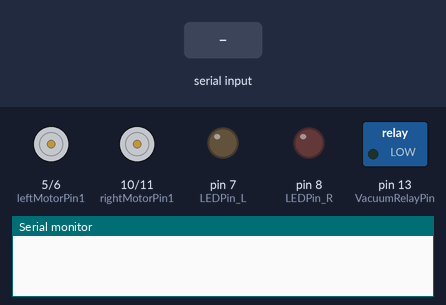
A sketch run on a simulated Arduino Uno, built with avr-gcc and run on an emulated ATmega328P. Shown: motor-driver pin pairs drawn as motors (green arrow = first pin HIGH = forward, orange = second pin HIGH = backward, longer = more drive), switched loads named in the sketch (green lamp = pin HIGH), output pins drawn as LEDs (lit = HIGH), the last lines printed to the serial monitor. The inputs (shaded band) are chosen by the test bench.

Above: at 1.2 s.
1.3 s: "Left\n" received over Serial
At 2.5 s:
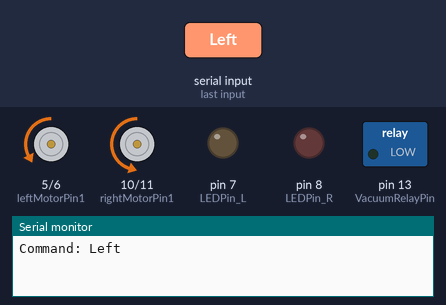
2.8 s: "Back\n" received over Serial
At 3.8 s:
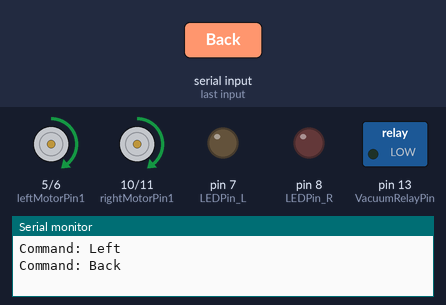
4.3 s: "VacuumOn\n" received over Serial
At 5.0 s:
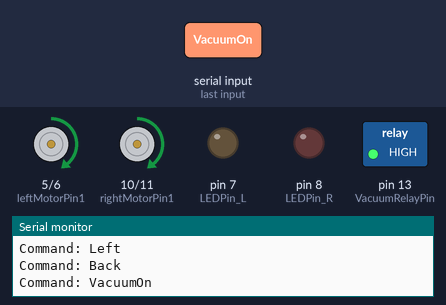
5.8 s: "Right\n" received over Serial
At 6.1 s:
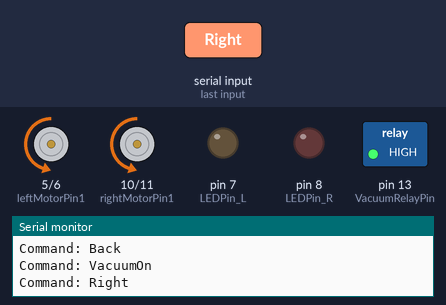
7.3 s: "Stop\n" received over Serial
At 8.4 s:
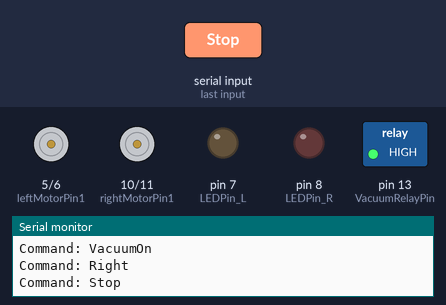
8.8 s: "BigLeft\n" received over Serial
At 10.0 s:
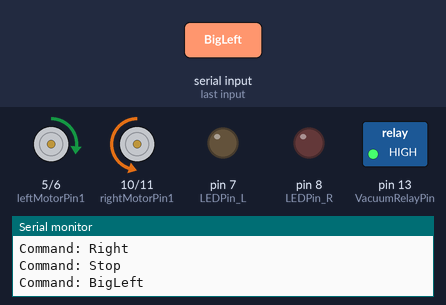
Timing chart, 0 to 11.8 s (numbered marks = the images above; inputs shaded):
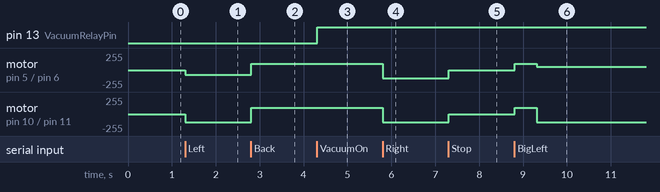

The sketch:

MotorControlPro.ino
```cpp
String command;

#define LEDPin_L 7
#define LEDPin_R 8
#define leftMotorPin1  5   //左正
#define leftMotorPin2  6   //左負
#define rightMotorPin1  10  //右負
#define rightMotorPin2  11  //右正
#define VacuumRelayPin 13
#define LEDPin 12

#include "MoveFunction.h"
#include "UltraSensor.h"

#define trigPinR A0    // 超音波感測器 Trig腳接 Arduino pin 11
#define echoPinR A1    //超音波感測器 Echo 腳接 Arduino pin 12
#define trigPinF A2
#define echoPinF A3
#define trigPinRB A4
#define echoPinRB A5

// int speakerpin = 7;  //蜂鳴器 + 腳接 Arduino pin 7
// long duration, cm ;  //宣告計算距離時，需要用到的兩個實數
double distanceR, distanceF, distanceRB;


void setup() {
  Serial.begin(9600);
  pinMode(LEDPin_L, OUTPUT);
  pinMode(LEDPin_R, OUTPUT);
  // 將馬達控制引腳設置為輸出
  pinMode(leftMotorPin1, OUTPUT);
  pinMode(leftMotorPin2, OUTPUT);
  pinMode(rightMotorPin1, OUTPUT);
  pinMode(rightMotorPin2, OUTPUT);
  pinMode(VacuumRelayPin, OUTPUT);
  // digitalWrite(LEDPin_L, HIGH);
  // digitalWrite(LEDPin_R, HIGH);
  // delay(2000);
  // digitalWrite(LEDPin_L, LOW);
  // digitalWrite(LEDPin_R, LOW);

  //超音波感測器
  pinMode(trigPinR, OUTPUT);      //Arduino 對外啟動距離感測器Trig腳，射出超音波
  pinMode(echoPinR, INPUT);       //超音波被障礙物反射後，Arduino讀取感測器Echo腳的時間差
  // pinMode(speakerpin, OUTPUT);   //Arduino對蜂鳴器送出電壓，使其鳴叫

  pinMode(trigPinF, OUTPUT);      //Arduino 對外啟動距離感測器Trig腳，射出超音波
  pinMode(echoPinF, INPUT);       //超音波被障礙物反射後，Arduino讀取感測器Echo腳的時間差
  // pinMode(speakerpin, OUTPUT);   //Arduino對蜂鳴器送出電壓，使其鳴叫

  pinMode(trigPinRB, OUTPUT);      //Arduino 對外啟動距離感測器Trig腳，射出超音波
  pinMode(echoPinRB, INPUT);
  //Serial.println("Type Command (white, blue, red, all, off)");
  // Frontward();
  // delay(3000);
  // BigTurnRight();
  // delay(2000);
  // Stop();
  // delay(500);
}

bool FrontTurnflag = false;
void loop() {
  // Frontward();
  // TurnRight();
  // Serial.println("Type Command (white, blue, red, all, off)");

  // //現在由arduino 控制向右走了
  // distanceR = getDistance(trigPinR, echoPinR);
  // distanceF = getDistance(trigPinF, echoPinF);
  // distanceRB = getDistance(trigPinRB, echoPinRB);
  // Frontward();
  // // if (distanceF < 30) {
  // //     // Backward();
  // //     // delay(1200);
  // //     BigTurnLeft();
  // //     // delay(1000);
  // // }

  // //distanceR-distanceRB


  // // while(distanceF>90 && distanceR>60){
  // //   // Frontward();
  // //   // delay(600)
  // //   distanceR = getDistance(trigPinR, echoPinR);
  // //   distanceF = getDistance(trigPinF, echoPinF);
  // //   TurnRight(0, 250, 0, 200);
  // // }


  // while(distanceR<13){// && distanceF > 30){//15// && distanceF<10){ //如果右邊太近了，就一直左轉直到沒有這麼近 //但還是要繼續收有沒有要停下vacuum的資料
  //   distanceR = getDistance(trigPinR, echoPinR);
  //   distanceF = getDistance(trigPinF, echoPinF);
  //   // TurnLeft(0, 200, 0, 250);
  //   BigTurnLeft();
  //   if (distanceF < 15) {
  //     Backward();
  //     delay(500);
  //     BigTurnLeft();
  //     delay(500);
  //   }
  //   if (Serial.available()) { //如果有從USB那邊接收到Serial資料的話
  //     command = Serial.readStringUntil('\n');
  //     if (command.equals("VacuumOn")) {
  //     digitalWrite(VacuumRelayPin, HIGH);
  //     }else if (command.equals("VacuumOff")) {
  //     digitalWrite(VacuumRelayPin, LOW);
  //     }
  //   }
  //   // Serial.println();

  // }


  // if(distanceF<20 ){
  //   // while(distanceF<20||distanceR>distanceRB+2 ||distanceR>18){
  //   while(distanceF<20||distanceR>distanceRB ||distanceR>18){
  //     distanceR = getDistance(trigPinR, echoPinR);
  //     distanceF = getDistance(trigPinF, echoPinF);
  //     distanceRB = getDistance(trigPinRB, echoPinRB);

  //     BigTurnLeft();

  //   }
  // }

  // while(distanceR<13){// && distanceF > 30){//15// && distanceF<10){ //如果右邊太近了，就一直左轉直到沒有這麼近 //但還是要繼續收有沒有要停下vacuum的資料
  //   distanceR = getDistance(trigPinR, echoPinR);
  //   distanceF = getDistance(trigPinF, echoPinF);
  //   // TurnLeft(0, 200, 0, 250);
  //   BigTurnLeft();
  //   if (distanceF < 15) {
  //     Backward();
  //     delay(500);
  //     BigTurnLeft();
  //     delay(500);
  //   }
  //   if (Serial.available()) { //如果有從USB那邊接收到Serial資料的話
  //     command = Serial.readStringUntil('\n');
  //     if (command.equals("VacuumOn")) {
  //     digitalWrite(VacuumRelayPin, HIGH);
  //     }else if (command.equals("VacuumOff")) {
  //     digitalWrite(VacuumRelayPin, LOW);
  //     }
  //   }
  //   // Serial.println();

  // }


  // // while(distanceR<13 && distanceF > 30){//15// && distanceF<10){ //如果右邊太近了，就一直左轉直到沒有這麼近 //但還是要繼續收有沒有要停下vacuum的資料
  // //   distanceR = getDistance(trigPinR, echoPinR);
  // //   distanceF = getDistance(trigPinF, echoPinF);
  // //   // TurnLeft(0, 200, 0, 250);
  // //   BigTurnLeft();
  // //   // if (distanceF < 15) {
  // //   //   Backward();
  // //   //   delay(500);
  // //   //   BigTurnLeft();
  // //   //   delay(500);
  // //   // }
  // //   if (Serial.available()) { //如果有從USB那邊接收到Serial資料的話
  // //     command = Serial.readStringUntil('\n');
  // //     if (command.equals("VacuumOn")) {
  // //     digitalWrite(VacuumRelayPin, HIGH);
  // //     }else if (command.equals("VacuumOff")) {
  // //     digitalWrite(VacuumRelayPin, LOW);
  // //     }
  // //   }
  // //   // Serial.println();

  // // }
  // // while(distanceR>18 && distanceF > 30){//20// && distanceF>20){ //如果右邊太近了，就一直左轉直到沒有這麼近 //但還是要繼續收有沒有要停下vacuum的資料
  // //   // TurnLeft(0, 200, 0, 250);
  // //   distanceR = getDistance(trigPinR, echoPinR);
  // //   BigTurnRight();
  // //   if (Serial.available()) { //如果有從USB那邊接收到Serial資料的話
  // //     command = Serial.readStringUntil('\n');
  // //     if (command.equals("VacuumOn")) {
  // //     digitalWrite(VacuumRelayPin, HIGH);
  // //     }else if (command.equals("VacuumOff")) {
  // //     digitalWrite(VacuumRelayPin, LOW);
  // //     }
  // //   }

  // // }
  // // if (distanceF < 30 ){
  // //   FrontTurnflag = true;
  // // }
  // // while(FrontTurnflag == true){//20// && distanceF>20){ //如果右邊太近了，就一直左轉直到沒有這麼近 //但還是要繼續收有沒有要停下vacuum的資料
  // //   // TurnLeft(0, 200, 0, 250);
  // //   distanceR = getDistance(trigPinR, echoPinR);
  // //   distanceF = getDistance(trigPinF, echoPinF);
  // //   BigTurnLeft();
  // //   if (Serial.available()) { //如果有從USB那邊接收到Serial資料的話
  // //     command = Serial.readStringUntil('\n');
  // //     if (command.equals("VacuumOn")) {
  // //     digitalWrite(VacuumRelayPin, HIGH);
  // //     }else if (command.equals("VacuumOff")) {
  // //     digitalWrite(VacuumRelayPin, LOW);
  // //     }
  // //   }
  // //   if (distanceF>200){
  // //     FrontTurnflag=false;
  // //     Serial.println("Now distanceF: ");
  // //     Serial.println(distanceF);

  // //   }
  // //   Serial.println("distanceF: ");
  // //   Serial.println(distanceF);
  // // }

  // // while(distanceR<13 && distanceF > 30){//15// && distanceF<10){ //如果右邊太近了，就一直左轉直到沒有這麼近 //但還是要繼續收有沒有要停下vacuum的資料
  // //   distanceR = getDistance(trigPinR, echoPinR);
  // //   distanceF = getDistance(trigPinF, echoPinF);
  // //   // TurnLeft(0, 200, 0, 250);
  // //   BigTurnLeft();
  // //   // if (distanceF < 15) {
  // //   //   Backward();
  // //   //   delay(500);
  // //   //   BigTurnLeft();
  // //   //   delay(500);
  // //   // }
  // //   if (Serial.available()) { //如果有從USB那邊接收到Serial資料的話
  // //     command = Serial.readStringUntil('\n');
  // //     if (command.equals("VacuumOn")) {
  // //     digitalWrite(VacuumRelayPin, HIGH);
  // //     }else if (command.equals("VacuumOff")) {
  // //     digitalWrite(VacuumRelayPin, LOW);
  // //     }
  // //   }
  // //   // Serial.println();

  // // }


  // // while(distanceR>18 && distanceF > 30){//20// && distanceF>20){ //如果右邊太近了，就一直左轉直到沒有這麼近 //但還是要繼續收有沒有要停下vacuum的資料
  // //   // TurnLeft(0, 200, 0, 250);
  // //   distanceR = getDistance(trigPinR, echoPinR);
  // //   distanceF = getDistance(trigPinF, echoPinF);
  // //   BigTurnRight();
  // //   if (Serial.available()) { //如果有從USB那邊接收到Serial資料的話
  // //     command = Serial.readStringUntil('\n');
  // //     if (command.equals("VacuumOn")) {
  // //     digitalWrite(VacuumRelayPin, HIGH);
  // //     }else if (command.equals("VacuumOff")) {
  // //     digitalWrite(VacuumRelayPin, LOW);
  // //     }
  // //   }

  // // }


  // while(distanceF>90 && distanceR>60){
  //   Frontward();
  //   delay(600);
  //   distanceR = getDistance(trigPinR, echoPinR);
  //   distanceF = getDistance(trigPinF, echoPinF);
  //   TurnRight(0, 250, 0, 200);
  // }

  // while(distanceR>18){// && distanceF>15){// && distanceF > 30){//20// && distanceF>20){ //如果右邊太近了，就一直左轉直到沒有這麼近 //但還是要繼續收有沒有要停下vacuum的資料
  //   // TurnLeft(0, 200, 0, 250);
  //   distanceR = getDistance(trigPinR, echoPinR);
  //   distanceF = getDistance(trigPinF, echoPinF);

  //   if(distanceF>150 && distanceR>100){
  //     // TurnRight(0, 250, 0, 200)
  //     Frontward();
  //     delay(50);//50 //100
  //     // TurnRight(0, 250, 0, 200);

  //     TurnRight(0, 250, 0, 50);
  //     // BigTurnRight();
  //     delay(50);//50
  //   }else{

  //     BigTurnRight();
  //   }

  //   //
  //   if (Serial.available()) { //如果有從USB那邊接收到Serial資料的話
  //     command = Serial.readStringUntil('\n');
  //     if (command.equals("VacuumOn")) {
  //     digitalWrite(VacuumRelayPin, HIGH);
  //     }else if (command.equals("VacuumOff")) {
  //     digitalWrite(VacuumRelayPin, LOW);
  //     }
  //   }

  // }


  if (Serial.available()) { //如果有從USB那邊接收到Serial資料的話
    command = Serial.readStringUntil('\n');
    command.trim();
    if (command.equals("Left")) {
      // TurnLeft(0, 200, 0, 250);
      TurnLeft();
      //turn right
    }else if (command.equals("Right")) {
      // TurnRight(0, 250, 0, 100);
      TurnRight();
    }else if (command.equals("Front")) {
      Frontward();
    }else if (command.equals("Back")) {
      Backward();
    }else if (command.equals("Stop")) {
      Stop();
    }else if (command.equals("VacuumOn")) {
      digitalWrite(VacuumRelayPin, HIGH);
    }else if (command.equals("VacuumOff")) {
      digitalWrite(VacuumRelayPin, LOW);
    }else if (command.equals("BigLeft")) {
      Backward();
      delay(500);
      BigTurnLeft();
    }else if (command.equals("BigRight")) {
      BigTurnRight();
    }
    Serial.print("Command: ");
    Serial.println(command);
  }
}
```

MoveFunction.h
```cpp
// double TurnFPer = 0.5;//0.4 230.0 / 150.0;  //150
// double TurnBPer = 0.5;//0.4 1.0;          //150
// // double TurnRPer = 230 / 200;  //想要右轉照比例條多快多慢//200
// // double TurnLPer = 230 / 200;  //200
// double TurnRPer = 0.5;//0.4 0.3  0.25; //0.2 //想要右轉照比例條多快多慢//200
// double TurnLPer = 0.5;//0.4 0.3 0.25; //0.2 //200 <Debug> 200/200 除出來是interger!! 要200.0/200.0
// double BigTurnRPer = 0.5; //0.2 //想要右轉照比例條多快多慢//200
// double BigTurnLPer = 0.5;

double TurnFPer = 0.6;//0.4 230.0 / 150.0;  //150
double TurnBPer = 0.6;//0.4 1.0;          //150
// double TurnRPer = 230 / 200;  //想要右轉照比例條多快多慢//200
// double TurnLPer = 230 / 200;  //200
double TurnRPer = 0.6;//0.4 0.3  0.25; //0.2 //想要右轉照比例條多快多慢//200
double TurnLPer = 0.6;//0.4 0.3 0.25; //0.2 //200 <Debug> 200/200 除出來是interger!! 要200.0/200.0
double BigTurnRPer = 0.6; //0.2 //想要右轉照比例條多快多慢//200
double BigTurnLPer = 0.6;


// double TurnFPer = 0.5;  //150
// double TurnBPer = 0.5;          //150
// double TurnRPer = 150/250;  //想要右轉照比例條多快多慢//200
// double TurnLPer = 150/250;  //200

double LMTonePara = 0.8;  //(調整左右馬達速差的參，乘在左邊馬達數值上)(因為怕超出, 所以0~1去調整, 只能比例條小不能調大)
double RMTonePara = 0.8;  //(調整左右馬達速差的參，乘在右邊馬達數值上)(因為怕超出, 所以0~1去調整, 只能比例條小不能調大)

// void TurnRight(int lm1 = 0, int lm2 = 250, int rm1 = 100, int rm2 = 0) {  //leftMotor(1是逆轉)//200,200//200
void TurnRight(int lm1 = 0, int lm2 = 250, int rm1 = 0, int rm2 = 150) {
  double NowTurnPer = TurnRPer;
  //Serial.println("NowTurnPer: ");
  //Serial.println(NowTurnPer);
  analogWrite(leftMotorPin1, int(lm1 * NowTurnPer*LMTonePara));
  analogWrite(leftMotorPin2, int(lm2 * NowTurnPer*LMTonePara));
  analogWrite(rightMotorPin1, int(rm1 * NowTurnPer * RMTonePara));
  analogWrite(rightMotorPin2, int(rm2 * NowTurnPer * RMTonePara));
}

void BigTurnRight(int lm1 = 0, int lm2 = 250, int rm1 = 100, int rm2 = 0) {  //leftMotor(1是逆轉)//200,200//200
//void BigTurnRight(int lm1 = 0, int lm2 = 250, int rm1 = 0, int rm2 = 150) {
  double NowTurnPer = BigTurnRPer;
  //Serial.println("NowTurnPer: ");
  //Serial.println(NowTurnPer);
  analogWrite(leftMotorPin1, int(lm1 * NowTurnPer*LMTonePara));
  analogWrite(leftMotorPin2, int(lm2 * NowTurnPer*LMTonePara));
  analogWrite(rightMotorPin1, int(rm1 * NowTurnPer * RMTonePara));
  analogWrite(rightMotorPin2, int(rm2 * NowTurnPer * RMTonePara));
}


// void TurnLeft(int lm1 = 100, int lm2 = 0, int rm1 = 0, int rm2 = 250) {  //leftMotor(1是逆轉)
void TurnLeft(int lm1 = 0, int lm2 = 150, int rm1 = 0, int rm2 = 250) {  //leftMotor(1是逆轉)
  double NowTurnPer = TurnLPer;

  analogWrite(leftMotorPin1, int(lm1 * NowTurnPer*LMTonePara));
  analogWrite(leftMotorPin2, int(lm2 * NowTurnPer*LMTonePara));
  analogWrite(rightMotorPin1, int(rm1 * NowTurnPer * RMTonePara));
  analogWrite(rightMotorPin2, int(rm2 * NowTurnPer * RMTonePara));
}

void BigTurnLeft(int lm1 = 100, int lm2 = 0, int rm1 = 0, int rm2 = 250) {  //leftMotor(1是逆轉)
  double NowTurnPer = BigTurnLPer;

  analogWrite(leftMotorPin1, int(lm1 * NowTurnPer*LMTonePara));
  analogWrite(leftMotorPin2, int(lm2 * NowTurnPer*LMTonePara));
  analogWrite(rightMotorPin1, int(rm1 * NowTurnPer * RMTonePara));
  analogWrite(rightMotorPin2, int(rm2 * NowTurnPer * RMTonePara));
}


void Backward(int lm1 = 200, int lm2 = 0, int rm1 = 200, int rm2 = 0) {  //leftMotor(1是逆轉) //150 150
  double NowTurnPer = TurnBPer;

  analogWrite(leftMotorPin1, int(lm1 * NowTurnPer*LMTonePara));
  analogWrite(leftMotorPin2, int(lm2 * NowTurnPer*LMTonePara));
  analogWrite(rightMotorPin1, int(rm1 * NowTurnPer * RMTonePara));
  analogWrite(rightMotorPin2, int(rm2 * NowTurnPer * RMTonePara));
}

void Frontward(int lm1 = 0, int lm2 = 200, int rm1 = 0, int rm2 = 200) {//150 150
  double NowTurnPer = TurnFPer;

  analogWrite(leftMotorPin1, int(lm1 * NowTurnPer*LMTonePara));
  analogWrite(leftMotorPin2, int(lm2 * NowTurnPer*LMTonePara));
  analogWrite(rightMotorPin1, int(rm1 * NowTurnPer * RMTonePara));
  analogWrite(rightMotorPin2, int(rm2 * NowTurnPer * RMTonePara));
}

void Stop(int lm1 = 0, int lm2 = 0, int rm1 = 0, int rm2 = 0) {
  double NowTurnPer = 1;
  analogWrite(leftMotorPin1, int(lm1 * NowTurnPer*LMTonePara));
  analogWrite(leftMotorPin2, int(lm2 * NowTurnPer*LMTonePara));
  analogWrite(rightMotorPin1, int(rm1 * NowTurnPer * RMTonePara));
  analogWrite(rightMotorPin2, int(rm2 * NowTurnPer * RMTonePara));
  delay(100);
}

void NormalT(int lm1 = 0, int lm2 = 0, int rm1 = 0, int rm2 = 0) {
  double NowTurnPer = 1;
  analogWrite(leftMotorPin1, int(lm1 * NowTurnPer*LMTonePara));
  analogWrite(leftMotorPin2, int(lm2 * NowTurnPer*LMTonePara));
  analogWrite(rightMotorPin1, int(rm1 * NowTurnPer * RMTonePara));
  analogWrite(rightMotorPin2, int(rm2 * NowTurnPer * RMTonePara));
  delay(100);
}
```

UltraSensor.h
```cpp
// void setup() {
//   Serial.begin (9600);           //設定序列埠監控視窗 (Serial Monitor) 和 Arduino資料傳輸速率為 9600 bps (Bits Per Second)
//   pinMode(trigPin, OUTPUT);      //Arduino 對外啟動距離感測器Trig腳，射出超音波
//   pinMode(echoPin, INPUT);       //超音波被障礙物反射後，Arduino讀取感測器Echo腳的時間差
//   pinMode(speakerpin, OUTPUT);   //Arduino對蜂鳴器送出電壓，使其鳴叫
// }
long duration, cm ;  //宣告計算距離時，需要用到的兩個實數
double getDistance(int trigPin, int echoPin)
{                                  //程式計算出距離值 cm
  digitalWrite(trigPin, LOW);
  delayMicroseconds(5);
  digitalWrite(trigPin, HIGH);
  delayMicroseconds(10);
  digitalWrite(trigPin, LOW);
  pinMode(echoPin, INPUT);
  duration = pulseIn(echoPin, HIGH);
  cm = (duration/2) / 29.1;

  // Serial.print(cm);     //印出距離值 cm 在序列埠監控顯示器 單位公分
  // Serial.println(" cm");
  return cm;

  //  if (cm <= 5) {                       //距離小於5公分，蜂鳴器一直叫
  //   digitalWrite(speakerpin, HIGH);
  //   delay (20);
  //     }
  // if (cm > 5 && cm <= 15) {             //距離介於5到15公分，蜂鳴器斷斷續續叫，每次0.1秒
  //   digitalWrite(speakerpin, HIGH);
  //   delay (100);
  //   digitalWrite(speakerpin, LOW);
  //   delay (100);
  //  }
  // if (cm > 15){                        // 距離大於15公分，蜂鳴器斷斷續續叫，每次0.5秒
  //    digitalWrite(speakerpin, HIGH);
  //   delay (500);
  //   digitalWrite(speakerpin, LOW);
  //   delay (500);
  //     }
  // delay(10);
}
```

Measured:
- after the input at 1.3 s, motor on pin 5 (leftMotorPin1) / pin 6 (leftMotorPin2): stopped → backward 72/255 at once; motor on pin 10 (rightMotorPin1) / pin 11 (rightMotorPin2): stopped → backward 120/255 at once
- after the input at 2.8 s, motor on pin 5 (leftMotorPin1) / pin 6 (leftMotorPin2): backward 72/255 → forward 96/255 at once; motor on pin 10 (rightMotorPin1) / pin 11 (rightMotorPin2): backward 120/255 → forward 96/255 at once
- after the input at 4.3 s, pin 13 (VacuumRelayPin): LOW → HIGH at once
- after the input at 5.8 s, motor on pin 5 (leftMotorPin1) / pin 6 (leftMotorPin2), motor on pin 10 (rightMotorPin1) / pin 11 (rightMotorPin2): forward 96/255 → backward 120/255 at once
- after the input at 7.3 s, motor on pin 5 (leftMotorPin1) / pin 6 (leftMotorPin2), motor on pin 10 (rightMotorPin1) / pin 11 (rightMotorPin2): backward 120/255 → stopped at once
- after the input at 8.8 s, motor on pin 5 (leftMotorPin1) / pin 6 (leftMotorPin2): stopped → forward 96/255 at once, → forward 48/255 0.50 s later; motor on pin 10 (rightMotorPin1) / pin 11 (rightMotorPin2): stopped → forward 96/255 at once, → backward 120/255 0.50 s later
